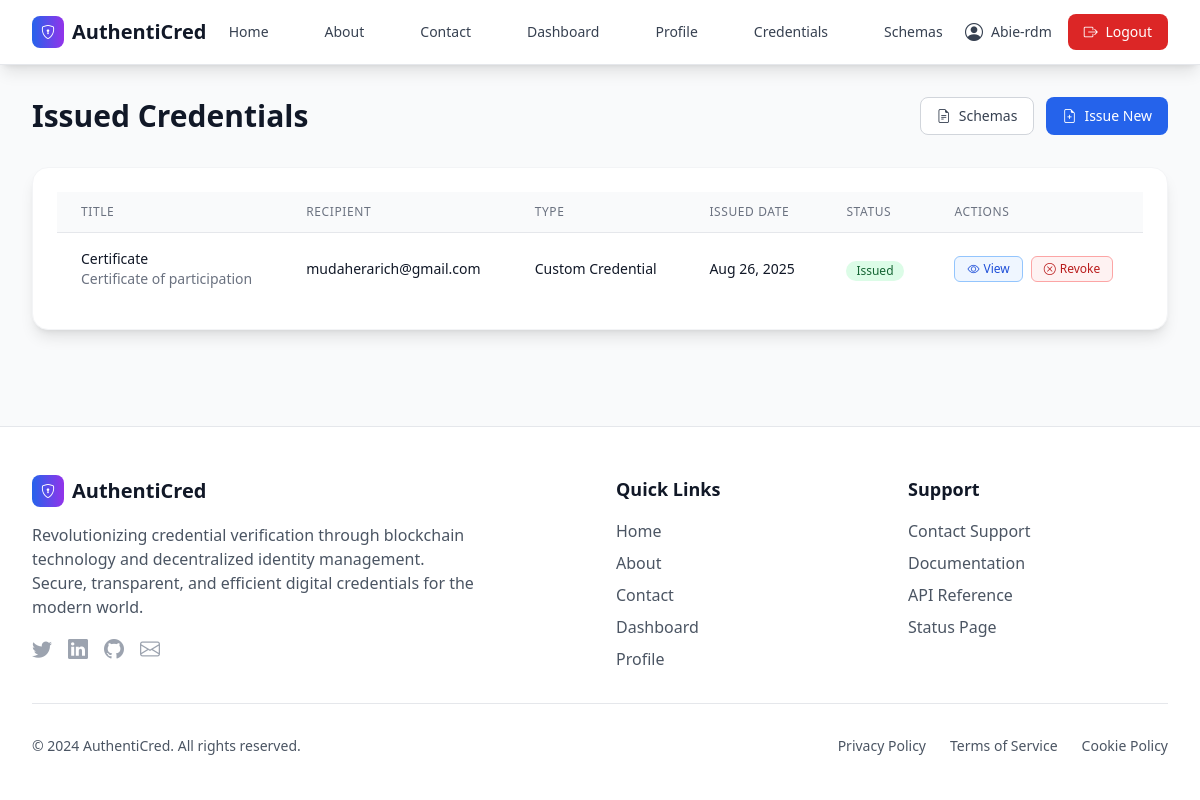
Page /credentials/issued/ (signed in) on the committed database.
### users/models.py (models this page shows, shortened)
class User(AbstractUser):
    id = models.UUIDField(primary_key=True, default=uuid.uuid4, editable=False)
    user_type = models.CharField(max_length=20, choices=USER_TYPE_CHOICES)
    did = models.CharField(max_length=255, unique=True, null=True, blank=True)
    public_key = models.TextField(null=True, blank=True)
    created_at = models.DateTimeField(default=timezone.now)
    updated_at = models.DateTimeField(auto_now=True)
    groups = models.ManyToManyField(
        Group,
        verbose_name='groups',
        blank=True,
        help_text='The groups this user belongs to.',
        related_name="custom_user_set",
        related_query_name="user",
    )
    user_permissions = models.ManyToManyField(
        Permission,
        verbose_name='user permissions',
        blank=True,
        help_text='Specific permissions for this user.',
        related_name="custom_user_set",
        related_query_name="user",
    )
    def is_issuer(self):
        return self.user_type == 'INSTITUTION'
    def is_holder(self):
        return self.user_type == 'STUDENT'
    def is_verifier(self):
        return self.user_type == 'EMPLOYER'

### credentials/models.py (models this page shows, shortened)
class Credential(models.Model):
    STATUS_CHOICES = (
        ('DRAFT', 'Draft'),
        ('ISSUED', 'Issued'),
        ('REVOKED', 'Revoked'),
        ('EXPIRED', 'Expired'),
    )
    id = models.UUIDField(primary_key=True, default=uuid.uuid4, editable=False)
    vc_json = models.JSONField()
    issuer = models.ForeignKey('users.User', on_delete=models.CASCADE, related_name='issued_credentials')
    holder = models.ForeignKey('users.User', on_delete=models.CASCADE, related_name='credentials')
    schema = models.ForeignKey(CredentialSchema, on_delete=models.SET_NULL, null=True, blank=True)
    title = models.CharField(max_length=255)
    description = models.TextField(blank=True, null=True)
    credential_type = models.CharField(max_length=100)
    status = models.CharField(max_length=20, choices=STATUS_CHOICES, default='DRAFT')
    created_at = models.DateTimeField(default=timezone.now)
    issued_at = models.DateTimeField(null=True, blank=True)
    expiration_date = models.DateField(null=True, blank=True)
    revocation_reason = models.TextField(blank=True, null=True)

### credentials/views.py (the view)
# urls.py: path('issued/', views.issued_credentials, name='issued_credentials'),
@login_required
def issued_credentials(request):
    if not request.user.is_issuer():
        messages.error(request, "Only institutions can view issued credentials")
        return redirect('dashboard')
    credentials = Credential.objects.filter(issuer=request.user).order_by('-issued_at')
    return render(request, 'credentials/issued_credentials.html', {'credentials': credentials})

### credentials/templates/credentials/issued_credentials.html (shortened to what this page needs)
{% extends 'users/base.html' %}
{% block content %}
<div class="max-w-7xl mx-auto">
    <div class="flex flex-col sm:flex-row justify-between items-start sm:items-center mb-8">
        <h1 class="text-3xl font-bold text-gray-900">Issued Credentials</h1>
        <div class="flex flex-wrap gap-3 mt-4 sm:mt-0">
            <a href="{% url 'schema_list' %}" class="inline-flex items-center px-4 py-2 border border-gray-300 rounded-lg text-sm font-medium text-gray-700 bg-white hover:bg-gray-50 transition-colors">
                <i class="bi bi-file-earmark-text mr-2"></i> Schemas
            </a>
            <a href="{% url 'issue_credential' %}" class="inline-flex items-center px-4 py-2 bg-blue-600 hover:bg-blue-700 text-white rounded-lg text-sm font-medium transition-colors">
                <i class="bi bi-file-earmark-plus mr-2"></i> Issue New
            </a>
        </div>
    </div>
    <div class="bg-white rounded-2xl shadow-lg border border-gray-100">
        <div class="p-6">
            {% if credentials %}
            <div class="overflow-x-auto">
                <table class="min-w-full divide-y divide-gray-200">
                    <thead class="bg-gray-50">
                        <tr>
                            <th class="px-6 py-3 text-left text-xs font-medium text-gray-500 uppercase tracking-wider">Title</th>
                            <th class="px-6 py-3 text-left text-xs font-medium text-gray-500 uppercase tracking-wider">Recipient</th>
                            <th class="px-6 py-3 text-left text-xs font-medium text-gray-500 uppercase tracking-wider">Type</th>
                            <th class="px-6 py-3 text-left text-xs font-medium text-gray-500 uppercase tracking-wider">Issued Date</th>
                            <th class="px-6 py-3 text-left text-xs font-medium text-gray-500 uppercase tracking-wider">Status</th>
                            <th class="px-6 py-3 text-left text-xs font-medium text-gray-500 uppercase tracking-wider">Actions</th>
                        </tr>
                    </thead>
                    <tbody class="bg-white divide-y divide-gray-200">
                        {% for credential in credentials %}
                        <tr class="hover:bg-gray-50 transition-colors">
                            <td class="px-6 py-4 whitespace-nowrap">
                                <div>
                                    <div class="text-sm font-medium text-gray-900">{{ credential.title }}</div>
                                    {% if credential.description %}
                                    <div class="text-sm text-gray-500">{{ credential.description|truncatewords:5 }}</div>
                                    {% endif %}
                                </div>
                            </td>
                            <td class="px-6 py-4 whitespace-nowrap text-sm text-gray-900">
                                {{ credential.holder.email }}
                            </td>
                            <td class="px-6 py-4 whitespace-nowrap text-sm text-gray-900">
                                {{ credential.credential_type }}
                            </td>
                            <td class="px-6 py-4 whitespace-nowrap text-sm text-gray-900">
                                {{ credential.issued_at|date:"M d, Y" }}
                            </td>
                            <td class="px-6 py-4 whitespace-nowrap">
                                {% if credential.status == 'ISSUED' %}
                                <span class="inline-flex items-center px-2.5 py-0.5 rounded-full text-xs font-medium bg-green-100 text-green-800">
                                    Issued
                                </span>
                                {% elif credential.status == 'REVOKED' %}
                                <span class="inline-flex items-center px-2.5 py-0.5 rounded-full text-xs font-medium bg-red-100 text-red-800">
                                    Revoked
                                </span>
                                {% elif credential.status == 'DRAFT' %}
                                <span class="inline-flex items-center px-2.5 py-0.5 rounded-full text-xs font-medium bg-gray-100 text-gray-800">
                                    Draft
                                </span>
                                {% else %}
                                <span class="inline-flex items-center px-2.5 py-0.5 rounded-full text-xs font-medium bg-yellow-100 text-yellow-800">
                                    Expired
                                </span>
                                {% endif %}
                            </td>
                            <td class="px-6 py-4 whitespace-nowrap text-sm font-medium">
                                <div class="flex space-x-2">
                                    <a href="{% url 'credential_detail' credential.id %}"
                                       class="inline-flex items-center px-3 py-1 border border-blue-300 rounded-md text-xs font-medium text-blue-700 bg-blue-50 hover:bg-blue-100 transition-colors">
                                        <i class="bi bi-eye mr-1"></i> View
                                    </a>
                                    {% if credential.status == 'ISSUED' %}
                                    <a href="{% url 'revoke_credential' credential.id %}"
                                       class="inline-flex items-center px-3 py-1 border border-red-300 rounded-md text-xs font-medium text-red-700 bg-red-50 hover:bg-red-100 transition-colors">
                                        <i class="bi bi-x-circle mr-1"></i> Revoke
                                    </a>
                                    {% endif %}
                                </div>
                            </td>
                        </tr>
                        {% endfor %}
                    </tbody>
                </table>
            </div>
            {% endif %}
        </div>
    </div>
</div>
{% endblock %}

### users/templates/users/components/navbar.html (shortened to what this page needs)
<nav class="bg-white shadow-lg border-b border-gray-200">
    <div class="max-w-7xl mx-auto px-4 sm:px-6 lg:px-8">
        <div class="flex justify-between h-16">
            <div class="flex items-center">
                <a href="{% url 'home' %}" class="flex items-center space-x-2 text-xl font-bold text-gray-900">
                    <div class="w-8 h-8 bg-gradient-to-r from-blue-600 to-purple-600 rounded-lg flex items-center justify-center">
                        <i class="bi bi-shield-lock text-white text-sm"></i>
                    </div>
                    <span>AuthentiCred</span>
                </a>
            </div>
            <div class="hidden md:flex items-center space-x-8">
                <a href="{% url 'home' %}" class="text-gray-700 hover:text-blue-600 px-3 py-2 rounded-md text-sm font-medium transition-colors">
                    Home
                </a>
                <a href="{% url 'about' %}" class="text-gray-700 hover:text-blue-600 px-3 py-2 rounded-md text-sm font-medium transition-colors">
                    About
                </a>
                <a href="{% url 'contact' %}" class="text-gray-700 hover:text-blue-600 px-3 py-2 rounded-md text-sm font-medium transition-colors">
                    Contact
                </a>
                {% if user.is_authenticated %}
                <a href="{% url 'dashboard' %}" class="text-gray-700 hover:text-blue-600 px-3 py-2 rounded-md text-sm font-medium transition-colors">
                    Dashboard
                </a>
                <a href="{% url 'profile' %}" class="text-gray-700 hover:text-blue-600 px-3 py-2 rounded-md text-sm font-medium transition-colors">
                    Profile
                </a>
                {% if user.is_issuer %}
                <a href="{% url 'issued_credentials' %}" class="text-gray-700 hover:text-blue-600 px-3 py-2 rounded-md text-sm font-medium transition-colors">
                    Credentials
                </a>
                <a href="{% url 'schema_list' %}" class="text-gray-700 hover:text-blue-600 px-3 py-2 rounded-md text-sm font-medium transition-colors">
                    Schemas
                </a>
                {% endif %}
                {% endif %}
            </div>
            <div class="flex items-center space-x-4">
                {% if user.is_authenticated %}
                <div class="flex items-center space-x-2 text-sm text-gray-700">
                    <i class="bi bi-person-circle text-lg"></i>
                    <span>{{ user.username }}</span>
                </div>
                <a href="{% url 'logout' %}" class="bg-red-600 hover:bg-red-700 text-white px-4 py-2 rounded-lg text-sm font-medium transition-colors">
                    <i class="bi bi-box-arrow-right mr-1"></i> Logout
                </a>
                {% endif %}
            </div>
        </div>
    </div>
</nav>

### rows in the picture
User: username "Abie-rdm"
Credential: title "Certificate", description "Certificate of participation", holder.email "mudaherarich@gmail.com", credential_type "Custom Credential", issued_at "Aug 26, 2025", status "Issued"
